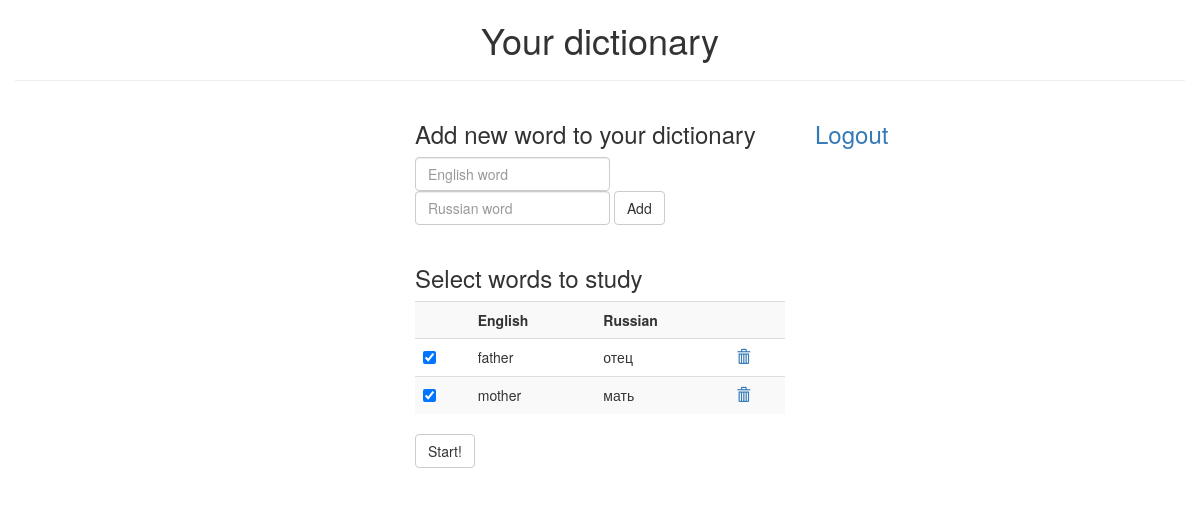
The page /settings.php (signed in) on the database as committed earlier.
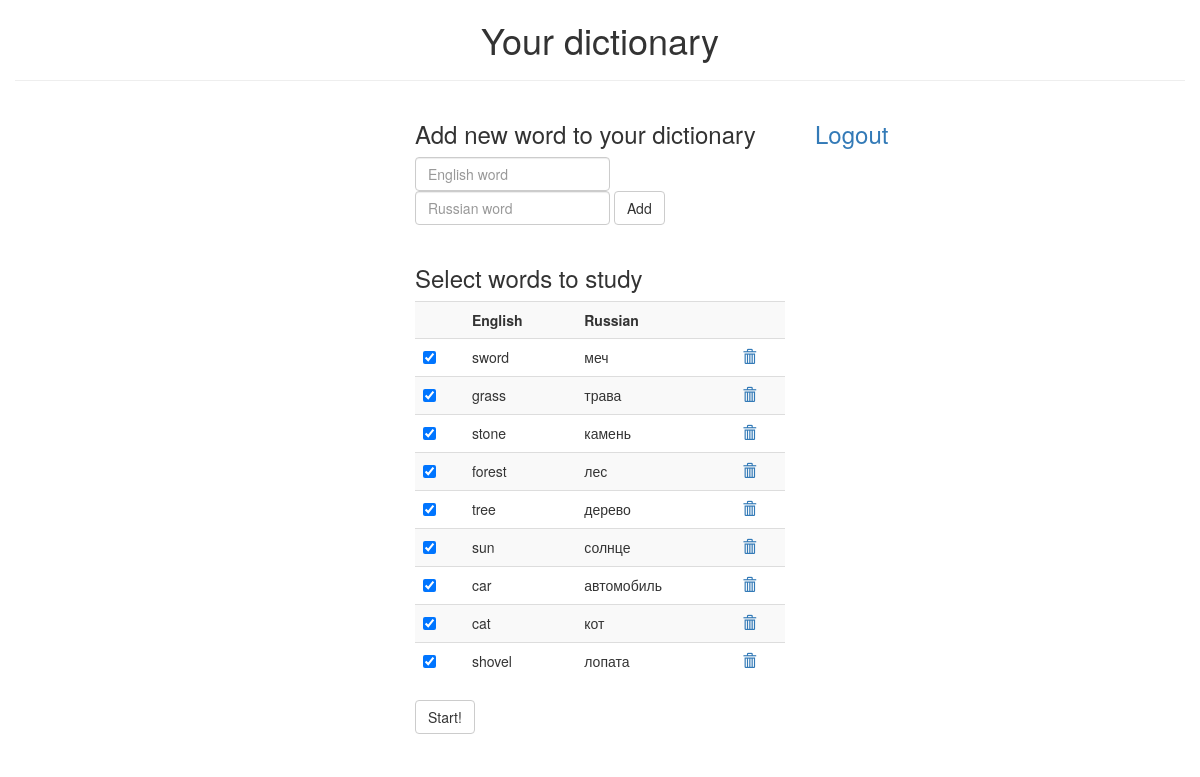
The same page on the database as committed later.
### tables this page shows
CREATE TABLE IF NOT EXISTS `words` (
  `intId` int(11) NOT NULL AUTO_INCREMENT,
  `intUserId` int(11) NOT NULL,
  `english` varchar(256) NOT NULL,
  `russian` varchar(256) NOT NULL,
  PRIMARY KEY (`intId`),
  KEY `intUserId` (`intUserId`)
);

### settings.php (the view, shortened to what this page needs)
<?php
include "header.php";
$id = $_SESSION["userId"];
$dbh = new PDO('mysql:host=localhost; dbname=trainer; charset=UTF8', 'root', '6710omne8864');
$sth = $dbh->prepare("SELECT russian, english FROM words WHERE intUserId = :id");
$sth->execute([':id' => $id]);
$result = $sth->fetchAll(PDO::FETCH_ASSOC);
$result = array_reverse($result);
?>
<div class="row">
    <div class="col-md-4"></div>
    <div class="col-md-4">
        <h3>Add new word to your dictionary</h3>
        <form class="form-inline" name="new" method="POST" action="settings.php">
            <input type="text" class="form-control" name="english" id="english" autocomplete="off"
                   placeholder="English word">
            <input type="text" class="form-control" name="russian" id="russian" autocomplete="off"
                   placeholder="Russian word">
            <button type="submit" class="btn btn-default">Add</button>
        </form>
        <br/>
        <h3>Select words to study</h3>
        <form name="dictionary" method="POST" action="trainer.php">
            <table class="table table-striped">
                <tr>
                    <th></th>
                    <th>English</th>
                    <th>Russian</th>
                    <th></th>
                </tr>
                <?php
                foreach ($result as $val) {
                    $ruword = $val["russian"];
                    $enword = $val["english"];
                    print "<tr>";
                    print "<td><input type=checkbox name=dictionary[] value=$enword checked></td>";
                    print "<td>" . $enword . "</td><td>" . $ruword . "</td>";
                    print "<td>" . '<a href="?delete=' . $enword . '" title="Delete">';
                    print '<span class="glyphicon glyphicon-trash">';
                    print "</a></td>";
                    print "</tr>";
                }
                ?>
            </table>
            <div class="form-group">
                <button type="submit" class="btn btn-default">Start!
                </button>
            </div>
        </form>
    </div>
    <div class="col-md-4">
        <h3><a href="logout.php">Logout</a></h3>
    </div>
</div>
</div>
</body>
</html>

Rows that differ between the two databases and show on the page:
removed words: english "mother", russian "мать"
added words: english "sword", russian "меч"
added words: english "grass", russian "трава"
added words: english "stone", russian "камень"
added words: english "forest", russian "лес"
added words: english "tree", russian "дерево"
added words: english "sun", russian "солнце"
added words: english "car", russian "автомобиль"
changed words: english "father" → "cat"; russian "отец" → "кот"
added words: english "shovel", russian "лопата"
